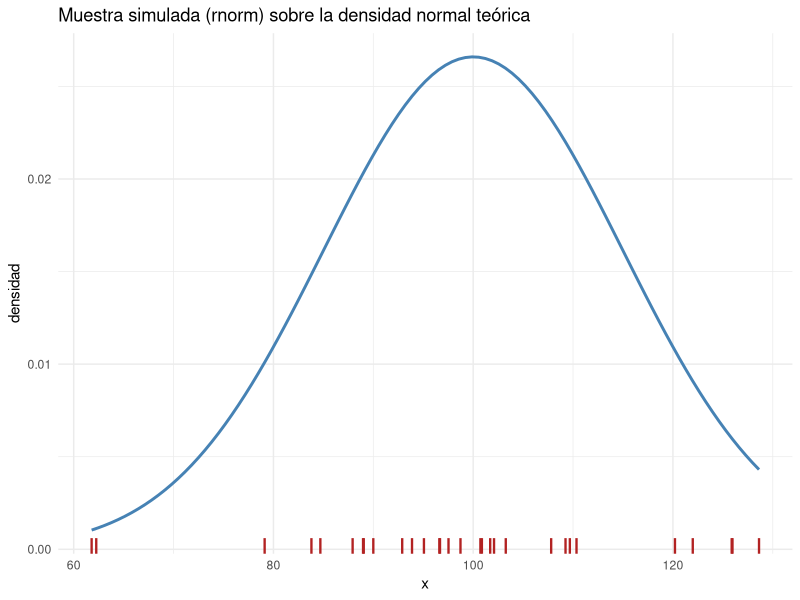
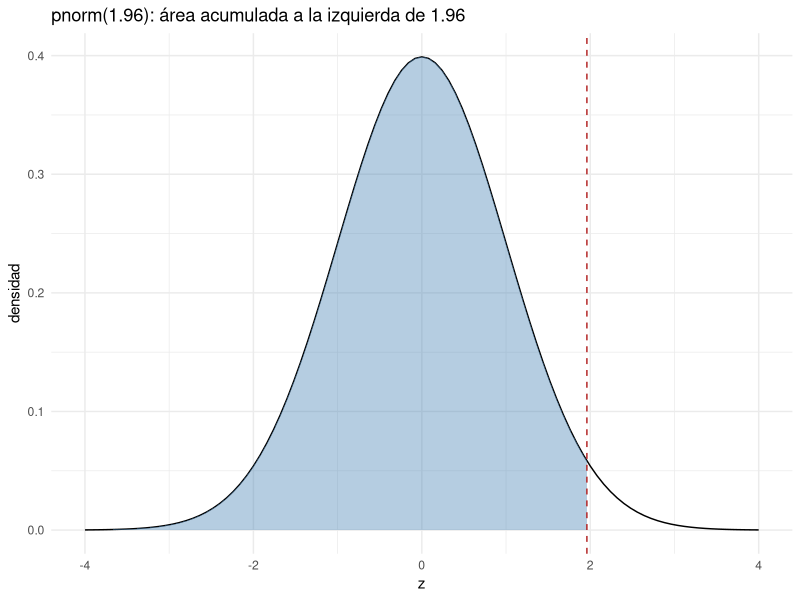
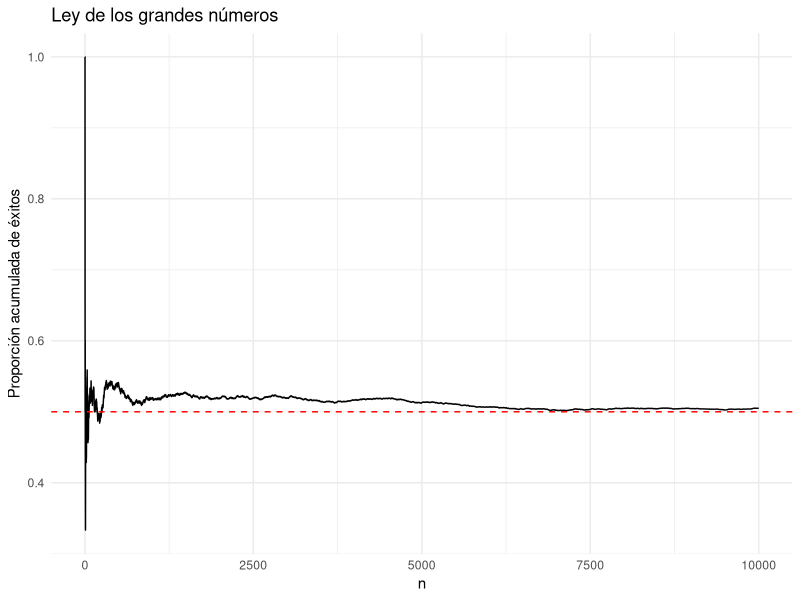
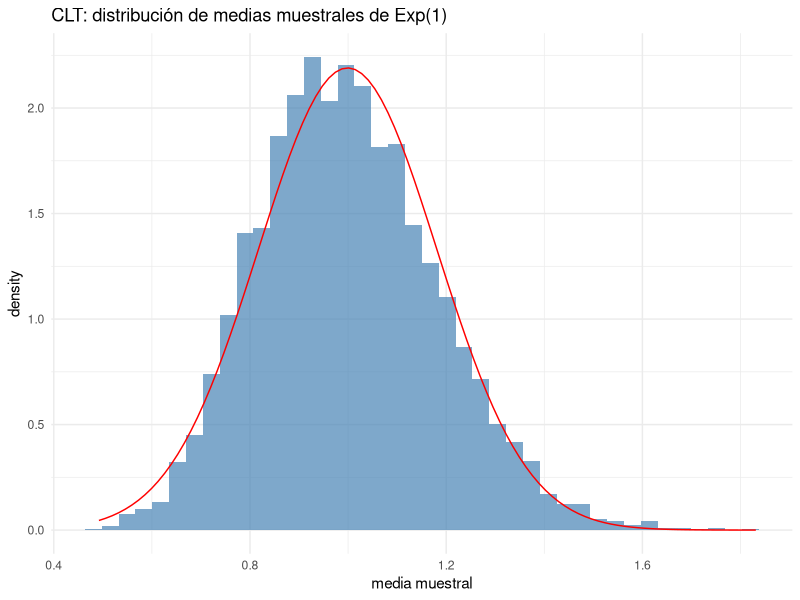
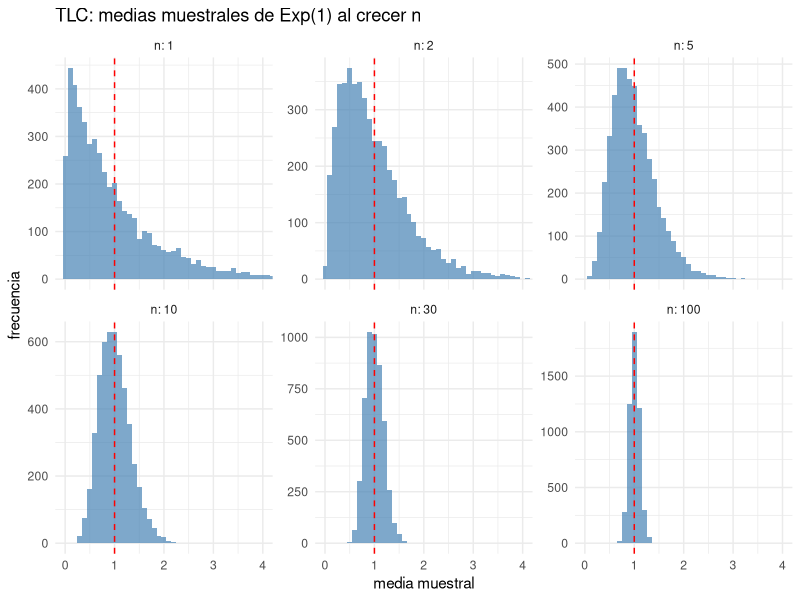
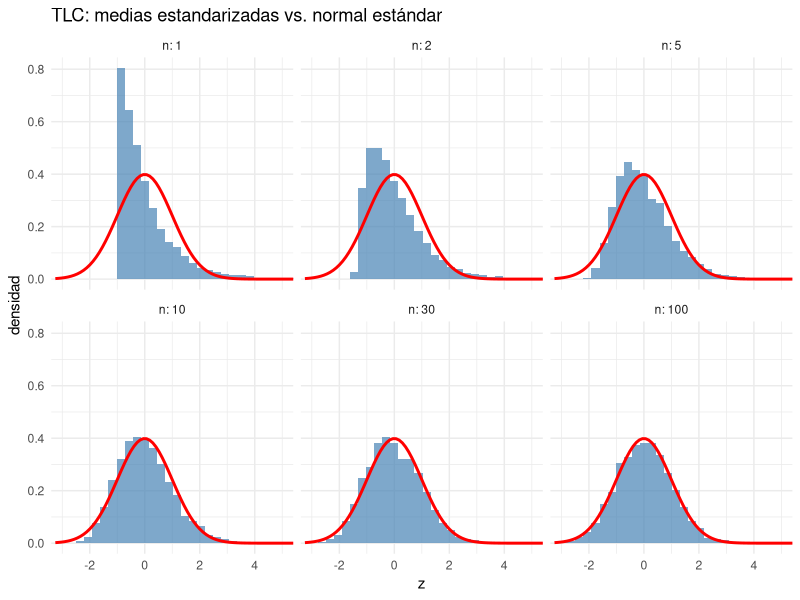
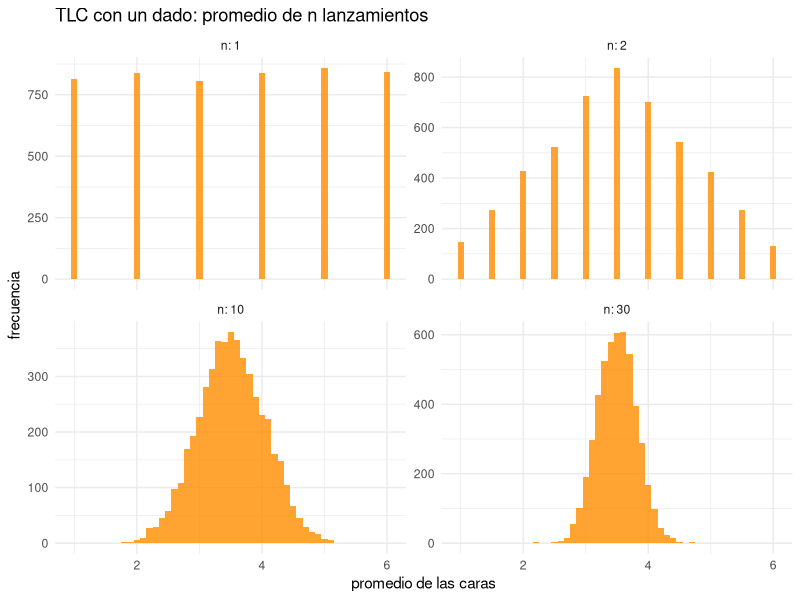
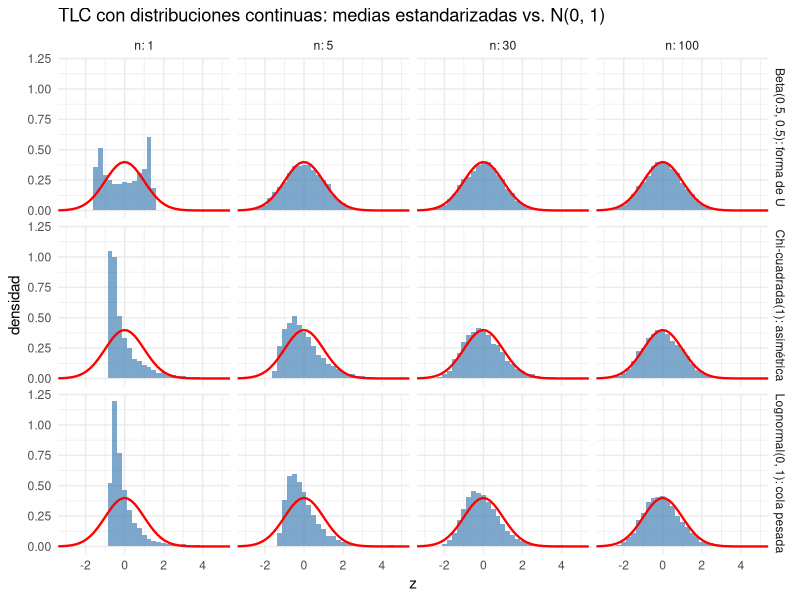

Write the R code that produced these figures, in order.
# =============================================================================
# Sesión 6 — Día 3 · tarde — Cómputo estadístico y simulación
# Curso de nivelación en R — CIMAT Aguascalientes
# =============================================================================
#
# Objetivo de la sesión (2h):
#   Usar la familia d/p/q/r para trabajar con distribuciones, fijar semillas
#   para reproducibilidad, simular experimentos con Monte Carlo, generar
#   datasets ficticios (fechas, categorías, IDs), resumir datos con las
#   herramientas de estadística descriptiva de R (quantile, IQR, cor, cov,
#   skimr::skim()), y dar el primer paso hacia inferencia con t.test().

library(tidyverse)
library(skimr)      # resúmenes descriptivos rápidos de un data frame completo

# Función de la sesión anterior, la reutilizamos aquí:
error_estandar <- function(x, na.rm = TRUE) {
  n <- if (na.rm) sum(!is.na(x)) else length(x)
  sd(x, na.rm = na.rm) / sqrt(n)
}

# -----------------------------------------------------------------------------
# 1. Distribuciones en R: la familia d/p/q/r
# -----------------------------------------------------------------------------
# Para cada distribución (norm, binom, pois, unif, t, chisq, exp, ...) hay
# cuatro funciones:
#   d<dist>()  densidad / masa de probabilidad         dnorm(0)
#   p<dist>()  función de distribución acumulada (CDF)  pnorm(1.96)
#   q<dist>()  cuantil (inversa de la CDF)               qnorm(0.975)
#   r<dist>()  generación de números aleatorios          rnorm(10)

dnorm(0, mean = 0, sd = 1)          # altura de la densidad normal en 0
pnorm(1.96)                          # P(Z <= 1.96) ≈ 0.975
qnorm(0.975)                         # cuantil 97.5% ≈ 1.96
rnorm(5, mean = 100, sd = 15)        # 5 valores aleatorios N(100, 15^2)

# Mismo patrón para binomial, Poisson, etc.
dbinom(3, size = 10, prob = 0.5)     # P(X = 3) con X ~ Binomial(10, 0.5)
ppois(5, lambda = 3)                 # P(X <= 5) con X ~ Poisson(3)

# ¿Dónde caen los valores simulados? Densidad teórica + la muestra encima
set.seed(2026)
muestra_normal <- rnorm(30, mean = 100, sd = 15)

ggplot(tibble(x = muestra_normal), aes(x = x)) +
  stat_function(fun = dnorm, args = list(mean = 100, sd = 15), color = "steelblue", linewidth = 1) +
  geom_rug(color = "firebrick", linewidth = 0.8) +
  labs(title = "Muestra simulada (rnorm) sobre la densidad normal teórica",
       x = "x", y = "densidad") +
  theme_minimal()

# pnorm() como área acumulada bajo la curva; qnorm() es la frontera de esa área
ggplot(tibble(x = c(-4, 4)), aes(x)) +
  stat_function(fun = dnorm) +
  stat_function(fun = dnorm, xlim = c(-4, 1.96), geom = "area", fill = "steelblue", alpha = 0.4) +
  geom_vline(xintercept = qnorm(0.975), linetype = "dashed", color = "firebrick") +
  labs(title = "pnorm(1.96): área acumulada a la izquierda de 1.96",
       x = "z", y = "densidad") +
  theme_minimal()

# -----------------------------------------------------------------------------
# 2. Números aleatorios y reproducibilidad
# -----------------------------------------------------------------------------

set.seed(2026)      # fija la semilla: reproducibilidad total de lo aleatorio
rnorm(3)
set.seed(2026)
rnorm(3)             # idéntico al anterior

# -----------------------------------------------------------------------------
# 3. Simulación Monte Carlo
# -----------------------------------------------------------------------------

# Ejemplo 1: Ley de los grandes números
set.seed(1)
lanzamientos <- sample(c(0, 1), size = 10000, replace = TRUE, prob = c(0.5, 0.5))
medias_acumuladas <- cumsum(lanzamientos) / seq_along(lanzamientos)

tibble(n = seq_along(medias_acumuladas), media = medias_acumuladas) %>%
  ggplot(aes(n, media)) +
  geom_line() +
  geom_hline(yintercept = 0.5, color = "red", linetype = "dashed") +
  labs(title = "Ley de los grandes números", x = "n", y = "Proporción acumulada de éxitos") +
  theme_minimal()

# Ejemplo 2: TLC -- muestras de una exponencial (asimétrica), medias se vuelven normales.
set.seed(1)
n_muestra <- 30
n_repeticiones <- 5000

medias <- replicate(n_repeticiones, mean(rexp(n_muestra, rate = 1)))

tibble(medias) %>%
  ggplot(aes(medias)) +
  geom_histogram(aes(y = after_stat(density)), bins = 40, fill = "steelblue", alpha = 0.7) +
  stat_function(fun = dnorm, args = list(mean = mean(medias), sd = sd(medias)), color = "red") +
  labs(title = "CLT: distribución de medias muestrales de Exp(1)", x = "media muestral") +
  theme_minimal()

# ¿Qué pasa cuando n crece? Repetimos la simulación para varios tamaños de muestra.
set.seed(1)
tamanos <- c(1, 2, 5, 10, 30, 100)

medias_por_n <- tibble(
  n     = rep(tamanos, each = n_repeticiones),
  media = unlist(lapply(tamanos, function(k) replicate(n_repeticiones, mean(rexp(k, rate = 1)))))
)

# Escala original: la forma pierde asimetría y se concentra alrededor de la media real (1)
ggplot(medias_por_n, aes(media)) +
  geom_histogram(binwidth = 0.1, fill = "steelblue", alpha = 0.7) +
  geom_vline(xintercept = 1, color = "red", linetype = "dashed") +
  facet_wrap(~ n, labeller = label_both, scales = "free_y") +   # label_both: título "n: 30"
  coord_cartesian(xlim = c(0, 4)) +
  labs(title = "TLC: medias muestrales de Exp(1) al crecer n", x = "media muestral", y = "frecuencia") +
  theme_minimal()

# Estandarizadas, z = (media - mu) / (sigma / sqrt(n)): se acercan a la N(0, 1) (curva roja)
medias_por_n %>%
  mutate(z = (media - 1) / (1 / sqrt(n))) %>%      # Exp(1): mu = 1, sigma = 1
  ggplot(aes(z)) +
  geom_histogram(aes(y = after_stat(density)), bins = 40, fill = "steelblue", alpha = 0.7) +
  stat_function(fun = dnorm, color = "red", linewidth = 1) +
  facet_wrap(~ n, labeller = label_both) +
  coord_cartesian(xlim = c(-3, 5)) +
  labs(title = "TLC: medias estandarizadas vs. normal estándar", x = "z", y = "densidad") +
  theme_minimal()

# Mismo fenómeno con una población discreta: el promedio de n lanzamientos de un dado
set.seed(1)
tamanos_dado <- c(1, 2, 10, 30)

medias_dado <- tibble(
  n     = rep(tamanos_dado, each = n_repeticiones),
  media = unlist(lapply(tamanos_dado, function(k) replicate(n_repeticiones, mean(sample(1:6, k, replace = TRUE)))))
)

ggplot(medias_dado, aes(media)) +
  geom_histogram(binwidth = 0.1, fill = "darkorange", alpha = 0.8) +
  facet_wrap(~ n, labeller = label_both, scales = "free_y") +
  labs(title = "TLC con un dado: promedio de n lanzamientos", x = "promedio de las caras", y = "frecuencia") +
  theme_minimal()

# Otras distribuciones: una función que repite la simulación para cualquier r<dist>()
simular_medias <- function(nombre, rdist, tamanos = c(1, 5, 30, 100)) {
  tibble(
    distribucion = nombre,
    n            = rep(tamanos, each = n_repeticiones),
    media        = unlist(lapply(tamanos, function(k) replicate(n_repeticiones, mean(rdist(k)))))
  )
}

# Continuas: sin importar la forma original, las medias estandarizadas se acercan a la N(0, 1)
set.seed(1)
medias_continuas <- bind_rows(      # bind_rows(): apila tablas con las mismas columnas
  simular_medias("Beta(0.5, 0.5): forma de U",   function(k) rbeta(k, 0.5, 0.5)),
  simular_medias("Chi-cuadrada(1): asimétrica",  function(k) rchisq(k, df = 1)),
  simular_medias("Lognormal(0, 1): cola pesada", function(k) rlnorm(k))
)

medias_continuas %>%
  group_by(distribucion, n) %>%
  mutate(z = (media - mean(media)) / sd(media)) %>%     # estandariza dentro de cada panel
  ggplot(aes(z)) +
  geom_histogram(aes(y = after_stat(density)), binwidth = 0.25, fill = "steelblue", alpha = 0.7) +
  stat_function(fun = dnorm, color = "red", linewidth = 0.8) +
  facet_grid(distribucion ~ n, labeller = labeller(n = label_both)) +
  coord_cartesian(xlim = c(-3, 5)) +
  labs(title = "TLC con distribuciones continuas: medias estandarizadas vs. N(0, 1)", x = "z", y = "densidad") +
  theme_minimal()

# Discretas: se grafica la suma (entera) en vez de la media; tienen la misma forma (media = suma / n)
set.seed(1)
medias_discretas <- bind_rows(
  simular_medias("Poisson(0.5)",    function(k) rpois(k, lambda = 0.5)),
  simular_medias("Geométrica(0.3)", function(k) rgeom(k, prob = 0.3))
)

medias_discretas %>%
  mutate(suma = round(media * n)) %>%
  ggplot(aes(suma)) +
  geom_bar(fill = "darkorange", alpha = 0.8) +
  facet_wrap(~ distribucion + n, scales = "free", ncol = 4, labeller = labeller(n = label_both)) +
  labs(title = "TLC con distribuciones discretas: suma de n observaciones", x = "suma (= n * media)", y = "frecuencia") +
  theme_minimal()

# -----------------------------------------------------------------------------
# 4. Generar datos ficticios para practicar
# -----------------------------------------------------------------------------
# Dataset ficticio combinando sample(), fechas y las funciones r<dist>() ya vistas.

set.seed(42)
n <- 200

datos_ficticios <- tibble(
  id        = sprintf("ID%03d", 1:n),                                    # identificador secuencial
  fecha     = sample(seq(as.Date("2024-01-01"), as.Date("2024-12-31"),
                          by = "day"), n, replace = TRUE),                # fechas aleatorias en un rango
  categoria = sample(c("A", "B", "C"), n, replace = TRUE,
                      prob = c(0.5, 0.3, 0.2)),                          # categorías con probabilidades distintas
  cliente   = sample(c("Ana", "Luis", "Marta", "Iván", "Sofía"), n,
                      replace = TRUE),                                   # nombres ficticios (con repetición)
  monto     = round(rgamma(n, shape = 2, rate = 0.1), 2)                 # numérica asimétrica (p.ej. montos de compra)
)

datos_ficticios
table(datos_ficticios$categoria)          # verifica que las proporciones cuadran aprox.

# -----------------------------------------------------------------------------
# 5. Estadística descriptiva: resumen numérico
# -----------------------------------------------------------------------------
# Más allá de mean()/sd(), estas son las funciones que vas a usar todo el
# tiempo para resumir una variable numérica.

x <- mtcars$mpg

summary(x)                            # resumen de 6 números: min, Q1, mediana, media, Q3, max
quantile(x)                           # cuartiles (0%, 25%, 50%, 75%, 100%)
quantile(x, probs = c(0.1, 0.9))      # cuantiles arbitrarios
IQR(x)                                # rango intercuartílico: Q3 - Q1 (dispersión robusta)

# cor()/cov(): relación ENTRE dos variables numéricas
cor(mtcars$mpg, mtcars$hp)     # correlación de Pearson, entre -1 y 1
cov(mtcars$mpg, mtcars$hp)     # covarianza (misma idea, sin normalizar a [-1, 1])

# cor() sobre varias columnas a la vez da la matriz de correlaciones
cor(mtcars[, c("mpg", "hp", "wt")])

# skimr::skim() automatiza todo lo anterior: punto de partida típico al explorar un dataset.
skim(mtcars[, c("mpg", "hp", "wt")])

# Lo mismo, con datos reales del curso:
clima <- read_csv("data/clima.csv")
quantile(clima$precipitacion_mm)
IQR(clima$precipitacion_mm)
cor(clima$temperatura_c, clima$precipitacion_mm)

# -----------------------------------------------------------------------------
# 6. Introducción a la inferencia: t.test()
# -----------------------------------------------------------------------------
# t.test() hace una prueba t y, de paso, regresa el intervalo de confianza
# para la media: ya no hace falta calcularlo a mano con error_estandar().

set.seed(2026)
muestra <- rnorm(30, mean = 100, sd = 15)

prueba <- t.test(muestra, mu = 95)   # H0: la media poblacional es 95
prueba
prueba$p.value          # valor p
prueba$conf.int         # intervalo de confianza (95% por default)

# Comparar dos grupos (dos muestras independientes):
grupo1 <- rnorm(20, mean = 50, sd = 5)
grupo2 <- rnorm(20, mean = 53, sd = 5)

t.test(grupo1, grupo2, var.equal = TRUE)    # asumiendo varianzas iguales
t.test(grupo1, grupo2, var.equal = FALSE)   # prueba de Welch (varianzas distintas; es el default)

# Con notación de fórmula, sobre datos reales: ¿difiere la temperatura entre ciudades?
t.test(temperatura_c ~ ciudad, data = clima)

# =============================================================================
# EJERCICIOS
# =============================================================================

# 1. Usando qnorm(), encuentra el valor crítico de una normal estándar para
#    un intervalo de confianza del 90%.

# 2. Simula 10,000 lanzamientos de un dado justo (sample(1:6, ...)) y
#    verifica con una tabla (table()/prop.table()) que cada cara aparece
#    aproximadamente 1/6 de las veces.

# 3. Escribe una función `intervalo_confianza_media(x, conf = 0.95)` que
#    reciba un vector y regrese el intervalo de confianza para la media
#    usando la aproximación normal: media +/- z * error_estandar(x).

# 4. (Reto) Repite la simulación del CLT del ejemplo 2 pero partiendo de una
#    distribución uniforme (runif) y de una binomial con p = 0.05
#    (muy asimétrica). ¿Con qué tamaño de muestra n empieza a verse
#    razonablemente normal en cada caso?

# 5. Genera tu propio dataset ficticio con al menos 4 columnas (incluyendo una
#    fecha y una variable categórica) y n = 150 filas. Usa table()/
#    prop.table() para verificar que las categorías respetan aproximadamente
#    las probabilidades que definiste en el prob de sample().

# 6. Usando mtcars$wt, calcula el resumen de 5 números (quantile()), el IQR,
#    y determina si hay valores atípicos con la regla Q1 - 1.5*IQR /
#    Q3 + 1.5*IQR. ¿Cuál es la correlación entre wt y mpg? ¿Tiene sentido
#    el signo?

# 7. Simula dos muestras normales con medias distintas (rnorm) y usa t.test()
#    para probar si la diferencia de medias es significativa. Repite con
#    medias iguales: ¿cambia el valor p como esperabas?

# =============================================================================
# EJEMPLO: simular y analizar un experimento A/B
# =============================================================================
# Combina simulación, estadística descriptiva y t.test en un solo flujo: el
# tipo de análisis que harías con datos reales de un experimento.

set.seed(7)
n_por_grupo <- 40

# Simulamos un experimento: el grupo B (una versión nueva de una página web)
# tiene un tiempo de conversión ligeramente menor (mejor) que el grupo A.
tiempo_A <- rnorm(n_por_grupo, mean = 45, sd = 12)   # segundos, versión actual
tiempo_B <- rnorm(n_por_grupo, mean = 40, sd = 12)   # segundos, versión nueva

experimento <- tibble(
  grupo = rep(c("A", "B"), each = n_por_grupo),
  tiempo = c(tiempo_A, tiempo_B)
)

# Resumen descriptivo por grupo
experimento %>%
  group_by(grupo) %>%
  summarize(n = n(), media = mean(tiempo), mediana = median(tiempo),
            sd = sd(tiempo), IQR = IQR(tiempo))

# Visualizar antes de probar formalmente -- siempre vale la pena
ggplot(experimento, aes(x = grupo, y = tiempo, fill = grupo)) +
  geom_boxplot(alpha = 0.7) +
  labs(title = "Tiempo de conversión por grupo del experimento", y = "segundos") +
  theme_minimal()

# t.test() también acepta notación de fórmula (variable ~ grupo):
t.test(tiempo ~ grupo, data = experimento)

# 8. Simula dos muestras normales `grupo_control` y `grupo_tratamiento`
#    (n = 30 cada una) con una diferencia de medias pequeña (p.ej. 50 vs.
#    52) y usa t.test() para ver si la diferencia es significativa. Repite
#    con una diferencia más grande (50 vs. 60): ¿cambia el valor p como
#    esperabas?

# 9. (Reto) Usando tus muestras simuladas del ejercicio 8, repite la
#    simulación 500 veces (con replicate()) y calcula en qué proporción de
#    las repeticiones el t.test() detecta una diferencia significativa
#    (p < 0.05) -- esto es, informalmente, el "poder" de la prueba.

# 10. Usando data/clima.csv, calcula la temperatura promedio y el IQR de
#     precipitación por ciudad (dplyr). ¿La diferencia de temperatura del
#     t.test() de arriba es consistente con esos promedios?

# 11. Repite la visualización de "dónde caen los valores simulados" (sección
#     1) pero para una muestra runif(30, min = 0, max = 10) sobre su
#     densidad teórica (dunif()).
